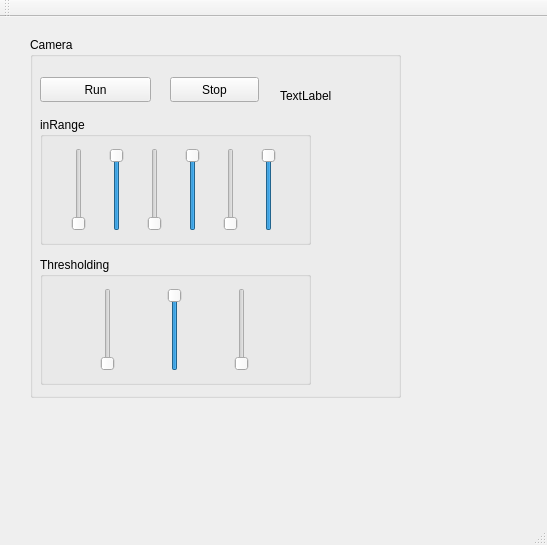
<?xml version="1.0" encoding="UTF-8"?>
<ui version="4.0">
 <class>MainWindow</class>
 <widget class="QMainWindow" name="MainWindow">
  <property name="geometry">
   <rect>
    <x>0</x>
    <y>0</y>
    <width>547</width>
    <height>545</height>
   </rect>
  </property>
  <property name="windowTitle">
   <string>MainWindow</string>
  </property>
  <widget class="QWidget" name="centralWidget">
   <widget class="QGroupBox" name="groupBox">
    <property name="geometry">
     <rect>
      <x>30</x>
      <y>20</y>
      <width>371</width>
      <height>361</height>
     </rect>
    </property>
    <property name="title">
     <string>Camera</string>
    </property>
    <widget class="QPushButton" name="pushButton_run">
     <property name="geometry">
      <rect>
       <x>10</x>
       <y>40</y>
       <width>111</width>
       <height>25</height>
      </rect>
     </property>
     <property name="text">
      <string>Run</string>
     </property>
    </widget>
    <widget class="QGroupBox" name="groupBox_inrange">
     <property name="geometry">
      <rect>
       <x>10</x>
       <y>80</y>
       <width>271</width>
       <height>128</height>
      </rect>
     </property>
     <property name="title">
      <string>inRange</string>
     </property>
     <layout class="QHBoxLayout" name="horizontalLayout">
      <item>
       <widget class="QSlider" name="verticalSlider_hsv_low_h">
        <property name="maximum">
         <number>255</number>
        </property>
        <property name="orientation">
         <enum>Qt::Vertical</enum>
        </property>
       </widget>
      </item>
      <item>
       <widget class="QSlider" name="verticalSlider_hsv_high_h">
        <property name="maximum">
         <number>255</number>
        </property>
        <property name="value">
         <number>255</number>
        </property>
        <property name="orientation">
         <enum>Qt::Vertical</enum>
        </property>
       </widget>
      </item>
      <item>
       <widget class="QSlider" name="verticalSlider_hsv_low_s">
        <property name="maximum">
         <number>255</number>
        </property>
        <property name="orientation">
         <enum>Qt::Vertical</enum>
        </property>
       </widget>
      </item>
      <item>
       <widget class="QSlider" name="verticalSlider_hsv_high_s">
        <property name="maximum">
         <number>255</number>
        </property>
        <property name="value">
         <number>255</number>
        </property>
        <property name="orientation">
         <enum>Qt::Vertical</enum>
        </property>
       </widget>
      </item>
      <item>
       <widget class="QSlider" name="verticalSlider_hsv_low_v">
        <property name="maximum">
         <number>255</number>
        </property>
        <property name="orientation">
         <enum>Qt::Vertical</enum>
        </property>
       </widget>
      </item>
      <item>
       <widget class="QSlider" name="verticalSlider_hsv_high_v">
        <property name="maximum">
         <number>255</number>
        </property>
        <property name="value">
         <number>255</number>
        </property>
        <property name="orientation">
         <enum>Qt::Vertical</enum>
        </property>
       </widget>
      </item>
     </layout>
    </widget>
    <widget class="QGroupBox" name="groupBox_3">
     <property name="geometry">
      <rect>
       <x>10</x>
       <y>220</y>
       <width>271</width>
       <height>128</height>
      </rect>
     </property>
     <property name="title">
      <string>Thresholding</string>
     </property>
     <layout class="QHBoxLayout" name="horizontalLayout_2">
      <item>
       <widget class="QSlider" name="verticalSlider_8">
        <property name="maximum">
         <number>255</number>
        </property>
        <property name="orientation">
         <enum>Qt::Vertical</enum>
        </property>
       </widget>
      </item>
      <item>
       <widget class="QSlider" name="verticalSlider_9">
        <property name="maximum">
         <number>255</number>
        </property>
        <property name="value">
         <number>255</number>
        </property>
        <property name="orientation">
         <enum>Qt::Vertical</enum>
        </property>
       </widget>
      </item>
      <item>
       <widget class="QSlider" name="verticalSlider_10">
        <property name="maximum">
         <number>255</number>
        </property>
        <property name="orientation">
         <enum>Qt::Vertical</enum>
        </property>
       </widget>
      </item>
     </layout>
    </widget>
    <widget class="QPushButton" name="pushButton_stop">
     <property name="geometry">
      <rect>
       <x>140</x>
       <y>40</y>
       <width>89</width>
       <height>25</height>
      </rect>
     </property>
     <property name="text">
      <string>Stop</string>
     </property>
    </widget>
    <widget class="QLabel" name="label_cam_info">
     <property name="geometry">
      <rect>
       <x>250</x>
       <y>50</y>
       <width>67</width>
       <height>17</height>
      </rect>
     </property>
     <property name="text">
      <string>TextLabel</string>
     </property>
    </widget>
   </widget>
  </widget>
  <widget class="QMenuBar" name="menuBar">
   <property name="geometry">
    <rect>
     <x>0</x>
     <y>0</y>
     <width>547</width>
     <height>22</height>
    </rect>
   </property>
  </widget>
  <widget class="QToolBar" name="mainToolBar">
   <attribute name="toolBarArea">
    <enum>TopToolBarArea</enum>
   </attribute>
   <attribute name="toolBarBreak">
    <bool>false</bool>
   </attribute>
  </widget>
  <widget class="QStatusBar" name="statusBar"/>
 </widget>
 <layoutdefault spacing="6" margin="11"/>
 <resources/>
 <connections/>
</ui>
